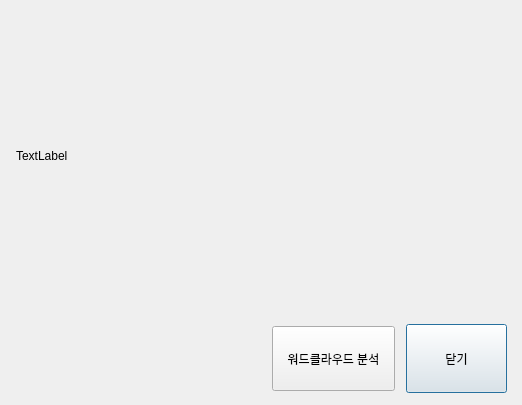
<?xml version="1.0" encoding="UTF-8"?>
<ui version="4.0">
 <class>Dialog</class>
 <widget class="QDialog" name="Dialog">
  <property name="geometry">
   <rect>
    <x>0</x>
    <y>0</y>
    <width>522</width>
    <height>405</height>
   </rect>
  </property>
  <property name="windowTitle">
   <string>Dialog</string>
  </property>
  <widget class="QLabel" name="lb_img">
   <property name="geometry">
    <rect>
     <x>16</x>
     <y>10</y>
     <width>501</width>
     <height>291</height>
    </rect>
   </property>
   <property name="text">
    <string>TextLabel</string>
   </property>
  </widget>
  <widget class="QPushButton" name="btn_close">
   <property name="geometry">
    <rect>
     <x>406</x>
     <y>324</y>
     <width>101</width>
     <height>69</height>
    </rect>
   </property>
   <property name="text">
    <string>닫기</string>
   </property>
  </widget>
  <widget class="QPushButton" name="btn_wordcloud">
   <property name="geometry">
    <rect>
     <x>272</x>
     <y>326</y>
     <width>123</width>
     <height>65</height>
    </rect>
   </property>
   <property name="text">
    <string>워드클라우드 분석</string>
   </property>
  </widget>
 </widget>
 <resources/>
 <connections/>
</ui>
